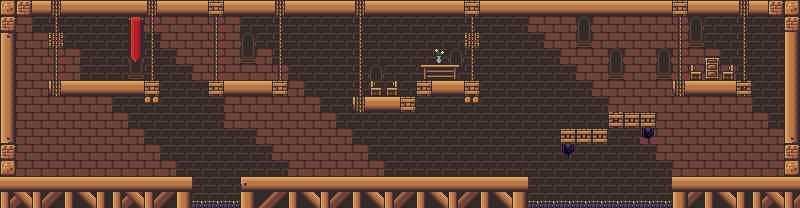

Below is a game level as drawn by its tile map, then a one-line description and the .tmx that defines it (tile-layer data replaced by summaries):
An orthogonal 50x13 tile map with 16x16 px tiles, 5 tile layers (background, graphics1, graphics2, graphics3, ...), 6 tilesets and 15 objects.

<map version="1.5" tiledversion="1.6.0" orientation="orthogonal" renderorder="right-down" width="50" height="13" tilewidth="16" tileheight="16" infinite="0" nextlayerid="10" nextobjectid="63">
 <tileset firstgid="1" source="tilemaps/castle-tileset.tsx" />
 <tileset firstgid="129" source="tilemaps/dark_castle_tileset.tsx" />
 <tileset firstgid="371" source="tilemaps/platformtileset.tsx" />
 <tileset firstgid="1518" source="tilemaps/tilesheet_pagoda.tsx" />
 <tileset firstgid="1742" source="tilemaps/TileSet.tsx" />
 <tileset firstgid="8142" source="tilemaps/BG1.tsx" />
 <objectgroup id="5" name="ground">
  <object id="28" x="0.125" y="176.125" width="192" height="32" />
  <object id="34" x="672.125" y="176.125" width="128" height="32" />
  <object id="35" x="784.5" y="0.5" width="16" height="176" />
  <object id="36" x="0.25" y="0.25" width="16" height="176" />
  <object id="39" x="0" y="-0.125" width="800" height="16" />
  <object id="55" x="239.875" y="176.125" width="288" height="32" />
 </objectgroup>
 <objectgroup id="7" name="bricks">
  <object id="43" x="351.75" y="96.125" width="64" height="16" />
  <object id="44" x="415.875" y="79.875" width="64" height="16" />
  <object id="53" x="671.75" y="80.125" width="80" height="16" />
  <object id="56" x="48.087" y="80.1304" width="112" height="16" />
  <object id="57" x="208" y="80" width="80" height="16" />
  <object id="61" x="560" y="128" width="48" height="16" />
  <object id="62" x="608" y="112" width="48" height="16" />
 </objectgroup>
 <objectgroup id="6" name="clouds" />
 <objectgroup id="8" name="spikes">
  <object id="21" x="528.273" y="206.091" width="146.364" height="2.09091" />
  <object id="30" x="192.375" y="205.625" width="176.75" height="2.375" />
 </objectgroup>
 <layer id="1" name="background" width="50" height="13">
  <data>[650 cells, 650 non-empty, 4 distinct tile ids]</data>
 </layer>
 <layer id="2" name="graphics1" width="50" height="13">
  <data>[650 cells, 649 non-empty, 26 distinct tile ids]</data>
 </layer>
 <layer id="3" name="graphics2" width="50" height="13">
  <data>[650 cells, 263 non-empty, 27 distinct tile ids]</data>
 </layer>
 <layer id="4" name="graphics3" width="50" height="13">
  <data>[650 cells, 156 non-empty, 18 distinct tile ids]</data>
 </layer>
 <layer id="9" name="graphics4" width="50" height="13">
  <data>[650 cells, 28 non-empty, 15 distinct tile ids]</data>
 </layer>
</map>
